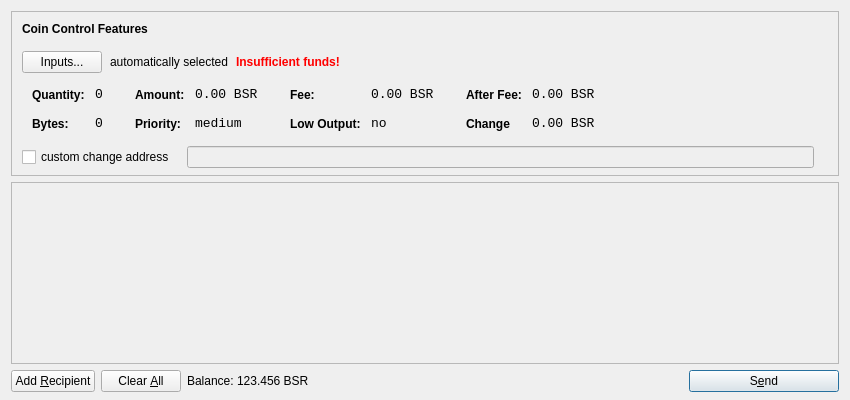
<?xml version="1.0" encoding="UTF-8"?>
<ui version="4.0">
 <class>SendCoinsDialog</class>
 <widget class="QDialog" name="SendCoinsDialog">
  <property name="geometry">
   <rect>
    <x>0</x>
    <y>0</y>
    <width>850</width>
    <height>400</height>
   </rect>
  </property>
  <property name="windowTitle">
   <string>Send Coins</string>
  </property>
  <layout class="QVBoxLayout" name="verticalLayout" stretch="0,1,0">
   <property name="bottomMargin">
    <number>8</number>
   </property>
   <item>
    <widget class="QFrame" name="frameCoinControl">
     <property name="sizePolicy">
      <sizepolicy hsizetype="Expanding" vsizetype="Expanding">
       <horstretch>0</horstretch>
       <verstretch>0</verstretch>
      </sizepolicy>
     </property>
     <property name="maximumSize">
      <size>
       <width>16777215</width>
       <height>16777215</height>
      </size>
     </property>
     <property name="frameShape">
      <enum>QFrame::StyledPanel</enum>
     </property>
     <property name="frameShadow">
      <enum>QFrame::Sunken</enum>
     </property>
     <layout class="QVBoxLayout" name="verticalLayoutCoinControl2">
      <property name="spacing">
       <number>-1</number>
      </property>
      <property name="leftMargin">
       <number>0</number>
      </property>
      <property name="topMargin">
       <number>0</number>
      </property>
      <property name="rightMargin">
       <number>0</number>
      </property>
      <property name="bottomMargin">
       <number>6</number>
      </property>
      <item>
       <layout class="QVBoxLayout" name="verticalLayoutCoinControl" stretch="0,0,0,0,1">
        <property name="spacing">
         <number>0</number>
        </property>
        <property name="leftMargin">
         <number>10</number>
        </property>
        <property name="topMargin">
         <number>10</number>
        </property>
        <item>
         <layout class="QHBoxLayout" name="horizontalLayoutCoinControl1">
          <property name="bottomMargin">
           <number>15</number>
          </property>
          <item>
           <widget class="QLabel" name="labelCoinControlFeatures">
            <property name="sizePolicy">
             <sizepolicy hsizetype="Preferred" vsizetype="Maximum">
              <horstretch>0</horstretch>
              <verstretch>0</verstretch>
             </sizepolicy>
            </property>
            <property name="font">
             <font>
              <weight>75</weight>
              <bold>true</bold>
             </font>
            </property>
            <property name="styleSheet">
             <string notr="true">font-weight:bold;</string>
            </property>
            <property name="text">
             <string>Coin Control Features</string>
            </property>
           </widget>
          </item>
         </layout>
        </item>
        <item>
         <layout class="QHBoxLayout" name="horizontalLayoutCoinControl2" stretch="0,0,0,0">
          <property name="spacing">
           <number>8</number>
          </property>
          <property name="bottomMargin">
           <number>10</number>
          </property>
          <item>
           <widget class="QPushButton" name="pushButtonCoinControl">
            <property name="styleSheet">
             <string notr="true"/>
            </property>
            <property name="text">
             <string>Inputs...</string>
            </property>
           </widget>
          </item>
          <item>
           <widget class="QLabel" name="labelCoinControlAutomaticallySelected">
            <property name="text">
             <string>automatically selected</string>
            </property>
            <property name="margin">
             <number>5</number>
            </property>
           </widget>
          </item>
          <item>
           <widget class="QLabel" name="labelCoinControlInsuffFunds">
            <property name="font">
             <font>
              <weight>75</weight>
              <bold>true</bold>
             </font>
            </property>
            <property name="styleSheet">
             <string notr="true">color:red;font-weight:bold;</string>
            </property>
            <property name="text">
             <string>Insufficient funds!</string>
            </property>
            <property name="margin">
             <number>5</number>
            </property>
           </widget>
          </item>
          <item>
           <spacer name="horizontalSpacerCoinControl">
            <property name="orientation">
             <enum>Qt::Horizontal</enum>
            </property>
            <property name="sizeHint" stdset="0">
             <size>
              <width>40</width>
              <height>1</height>
             </size>
            </property>
           </spacer>
          </item>
         </layout>
        </item>
        <item>
         <widget class="QWidget" name="widgetCoinControl" native="true">
          <property name="sizePolicy">
           <sizepolicy hsizetype="Preferred" vsizetype="Preferred">
            <horstretch>0</horstretch>
            <verstretch>0</verstretch>
           </sizepolicy>
          </property>
          <property name="minimumSize">
           <size>
            <width>0</width>
            <height>0</height>
           </size>
          </property>
          <property name="styleSheet">
           <string notr="true"/>
          </property>
          <layout class="QHBoxLayout" name="horizontalLayoutCoinControl5">
           <property name="margin">
            <number>0</number>
           </property>
           <item>
            <layout class="QHBoxLayout" name="horizontalLayoutCoinControl3" stretch="0,0,0,1">
             <property name="spacing">
              <number>20</number>
             </property>
             <property name="topMargin">
              <number>0</number>
             </property>
             <property name="bottomMargin">
              <number>10</number>
             </property>
             <item>
              <layout class="QFormLayout" name="formLayoutCoinControl1">
               <property name="horizontalSpacing">
                <number>10</number>
               </property>
               <property name="verticalSpacing">
                <number>14</number>
               </property>
               <property name="leftMargin">
                <number>10</number>
               </property>
               <property name="topMargin">
                <number>4</number>
               </property>
               <property name="rightMargin">
                <number>6</number>
               </property>
               <item row="0" column="0">
                <widget class="QLabel" name="labelCoinControlQuantityText">
                 <property name="styleSheet">
                  <string notr="true">font-weight:bold;</string>
                 </property>
                 <property name="text">
                  <string>Quantity:</string>
                 </property>
                 <property name="margin">
                  <number>0</number>
                 </property>
                </widget>
               </item>
               <item row="0" column="1">
                <widget class="QLabel" name="labelCoinControlQuantity">
                 <property name="font">
                  <font>
                   <family>Monospace</family>
                   <pointsize>10</pointsize>
                  </font>
                 </property>
                 <property name="cursor">
                  <cursorShape>IBeamCursor</cursorShape>
                 </property>
                 <property name="contextMenuPolicy">
                  <enum>Qt::ActionsContextMenu</enum>
                 </property>
                 <property name="text">
                  <string>0</string>
                 </property>
                 <property name="margin">
                  <number>0</number>
                 </property>
                 <property name="textInteractionFlags">
                  <set>Qt::LinksAccessibleByMouse|Qt::TextSelectableByKeyboard|Qt::TextSelectableByMouse</set>
                 </property>
                </widget>
               </item>
               <item row="1" column="0">
                <widget class="QLabel" name="labelCoinControlBytesText">
                 <property name="styleSheet">
                  <string notr="true">font-weight:bold;</string>
                 </property>
                 <property name="text">
                  <string>Bytes:</string>
                 </property>
                </widget>
               </item>
               <item row="1" column="1">
                <widget class="QLabel" name="labelCoinControlBytes">
                 <property name="font">
                  <font>
                   <family>Monospace</family>
                   <pointsize>10</pointsize>
                  </font>
                 </property>
                 <property name="cursor">
                  <cursorShape>IBeamCursor</cursorShape>
                 </property>
                 <property name="contextMenuPolicy">
                  <enum>Qt::ActionsContextMenu</enum>
                 </property>
                 <property name="text">
                  <string>0</string>
                 </property>
                 <property name="textInteractionFlags">
                  <set>Qt::LinksAccessibleByMouse|Qt::TextSelectableByKeyboard|Qt::TextSelectableByMouse</set>
                 </property>
                </widget>
               </item>
              </layout>
             </item>
             <item>
              <layout class="QFormLayout" name="formLayoutCoinControl2">
               <property name="horizontalSpacing">
                <number>10</number>
               </property>
               <property name="verticalSpacing">
                <number>14</number>
               </property>
               <property name="leftMargin">
                <number>6</number>
               </property>
               <property name="topMargin">
                <number>4</number>
               </property>
               <property name="rightMargin">
                <number>6</number>
               </property>
               <item row="0" column="0">
                <widget class="QLabel" name="labelCoinControlAmountText">
                 <property name="styleSheet">
                  <string notr="true">font-weight:bold;</string>
                 </property>
                 <property name="text">
                  <string>Amount:</string>
                 </property>
                 <property name="margin">
                  <number>0</number>
                 </property>
                </widget>
               </item>
               <item row="0" column="1">
                <widget class="QLabel" name="labelCoinControlAmount">
                 <property name="font">
                  <font>
                   <family>Monospace</family>
                   <pointsize>10</pointsize>
                  </font>
                 </property>
                 <property name="cursor">
                  <cursorShape>IBeamCursor</cursorShape>
                 </property>
                 <property name="contextMenuPolicy">
                  <enum>Qt::ActionsContextMenu</enum>
                 </property>
                 <property name="text">
                  <string>0.00 BSR</string>
                 </property>
                 <property name="textInteractionFlags">
                  <set>Qt::LinksAccessibleByMouse|Qt::TextSelectableByKeyboard|Qt::TextSelectableByMouse</set>
                 </property>
                </widget>
               </item>
               <item row="1" column="0">
                <widget class="QLabel" name="labelCoinControlPriorityText">
                 <property name="styleSheet">
                  <string notr="true">font-weight:bold;</string>
                 </property>
                 <property name="text">
                  <string>Priority:</string>
                 </property>
                </widget>
               </item>
               <item row="1" column="1">
                <widget class="QLabel" name="labelCoinControlPriority">
                 <property name="font">
                  <font>
                   <family>Monospace</family>
                   <pointsize>10</pointsize>
                  </font>
                 </property>
                 <property name="cursor">
                  <cursorShape>IBeamCursor</cursorShape>
                 </property>
                 <property name="contextMenuPolicy">
                  <enum>Qt::ActionsContextMenu</enum>
                 </property>
                 <property name="text">
                  <string>medium</string>
                 </property>
                 <property name="textInteractionFlags">
                  <set>Qt::LinksAccessibleByMouse|Qt::TextSelectableByKeyboard|Qt::TextSelectableByMouse</set>
                 </property>
                </widget>
               </item>
              </layout>
             </item>
             <item>
              <layout class="QFormLayout" name="formLayoutCoinControl3">
               <property name="horizontalSpacing">
                <number>10</number>
               </property>
               <property name="verticalSpacing">
                <number>14</number>
               </property>
               <property name="leftMargin">
                <number>6</number>
               </property>
               <property name="topMargin">
                <number>4</number>
               </property>
               <property name="rightMargin">
                <number>6</number>
               </property>
               <item row="0" column="0">
                <widget class="QLabel" name="labelCoinControlFeeText">
                 <property name="styleSheet">
                  <string notr="true">font-weight:bold;</string>
                 </property>
                 <property name="text">
                  <string>Fee:</string>
                 </property>
                 <property name="margin">
                  <number>0</number>
                 </property>
                </widget>
               </item>
               <item row="0" column="1">
                <widget class="QLabel" name="labelCoinControlFee">
                 <property name="font">
                  <font>
                   <family>Monospace</family>
                   <pointsize>10</pointsize>
                  </font>
                 </property>
                 <property name="cursor">
                  <cursorShape>IBeamCursor</cursorShape>
                 </property>
                 <property name="contextMenuPolicy">
                  <enum>Qt::ActionsContextMenu</enum>
                 </property>
                 <property name="text">
                  <string>0.00 BSR</string>
                 </property>
                 <property name="textInteractionFlags">
                  <set>Qt::LinksAccessibleByMouse|Qt::TextSelectableByKeyboard|Qt::TextSelectableByMouse</set>
                 </property>
                </widget>
               </item>
               <item row="1" column="0">
                <widget class="QLabel" name="labelCoinControlLowOutputText">
                 <property name="styleSheet">
                  <string notr="true">font-weight:bold;</string>
                 </property>
                 <property name="text">
                  <string>Low Output:</string>
                 </property>
                </widget>
               </item>
               <item row="1" column="1">
                <widget class="QLabel" name="labelCoinControlLowOutput">
                 <property name="font">
                  <font>
                   <family>Monospace</family>
                   <pointsize>10</pointsize>
                  </font>
                 </property>
                 <property name="cursor">
                  <cursorShape>IBeamCursor</cursorShape>
                 </property>
                 <property name="contextMenuPolicy">
                  <enum>Qt::ActionsContextMenu</enum>
                 </property>
                 <property name="text">
                  <string>no</string>
                 </property>
                 <property name="textInteractionFlags">
                  <set>Qt::LinksAccessibleByMouse|Qt::TextSelectableByKeyboard|Qt::TextSelectableByMouse</set>
                 </property>
                </widget>
               </item>
              </layout>
             </item>
             <item>
              <layout class="QFormLayout" name="formLayoutCoinControl4">
               <property name="horizontalSpacing">
                <number>10</number>
               </property>
               <property name="verticalSpacing">
                <number>14</number>
               </property>
               <property name="leftMargin">
                <number>6</number>
               </property>
               <property name="topMargin">
                <number>4</number>
               </property>
               <property name="rightMargin">
                <number>6</number>
               </property>
               <item row="0" column="0">
                <widget class="QLabel" name="labelCoinControlAfterFeeText">
                 <property name="styleSheet">
                  <string notr="true">font-weight:bold;</string>
                 </property>
                 <property name="text">
                  <string>After Fee:</string>
                 </property>
                 <property name="margin">
                  <number>0</number>
                 </property>
                </widget>
               </item>
               <item row="0" column="1">
                <widget class="QLabel" name="labelCoinControlAfterFee">
                 <property name="font">
                  <font>
                   <family>Monospace</family>
                   <pointsize>10</pointsize>
                  </font>
                 </property>
                 <property name="cursor">
                  <cursorShape>IBeamCursor</cursorShape>
                 </property>
                 <property name="contextMenuPolicy">
                  <enum>Qt::ActionsContextMenu</enum>
                 </property>
                 <property name="text">
                  <string>0.00 BSR</string>
                 </property>
                 <property name="textInteractionFlags">
                  <set>Qt::LinksAccessibleByMouse|Qt::TextSelectableByKeyboard|Qt::TextSelectableByMouse</set>
                 </property>
                </widget>
               </item>
               <item row="1" column="0">
                <widget class="QLabel" name="labelCoinControlChangeText">
                 <property name="styleSheet">
                  <string notr="true">font-weight:bold;</string>
                 </property>
                 <property name="text">
                  <string>Change</string>
                 </property>
                </widget>
               </item>
               <item row="1" column="1">
                <widget class="QLabel" name="labelCoinControlChange">
                 <property name="font">
                  <font>
                   <family>Monospace</family>
                   <pointsize>10</pointsize>
                  </font>
                 </property>
                 <property name="cursor">
                  <cursorShape>IBeamCursor</cursorShape>
                 </property>
                 <property name="contextMenuPolicy">
                  <enum>Qt::ActionsContextMenu</enum>
                 </property>
                 <property name="text">
                  <string>0.00 BSR</string>
                 </property>
                 <property name="textInteractionFlags">
                  <set>Qt::LinksAccessibleByMouse|Qt::TextSelectableByKeyboard|Qt::TextSelectableByMouse</set>
                 </property>
                </widget>
               </item>
              </layout>
             </item>
            </layout>
           </item>
          </layout>
         </widget>
        </item>
        <item>
         <layout class="QHBoxLayout" name="horizontalLayoutCoinControl4" stretch="0,0,0">
          <property name="spacing">
           <number>12</number>
          </property>
          <property name="sizeConstraint">
           <enum>QLayout::SetDefaultConstraint</enum>
          </property>
          <property name="topMargin">
           <number>5</number>
          </property>
          <property name="rightMargin">
           <number>5</number>
          </property>
          <item>
           <widget class="QCheckBox" name="checkBoxCoinControlChange">
            <property name="text">
             <string>custom change address</string>
            </property>
           </widget>
          </item>
          <item>
           <widget class="QLineEdit" name="lineEditCoinControlChange">
            <property name="enabled">
             <bool>false</bool>
            </property>
            <property name="sizePolicy">
             <sizepolicy hsizetype="Expanding" vsizetype="Fixed">
              <horstretch>0</horstretch>
              <verstretch>0</verstretch>
             </sizepolicy>
            </property>
           </widget>
          </item>
          <item>
           <widget class="QLabel" name="labelCoinControlChangeLabel">
            <property name="sizePolicy">
             <sizepolicy hsizetype="Preferred" vsizetype="Expanding">
              <horstretch>0</horstretch>
              <verstretch>0</verstretch>
             </sizepolicy>
            </property>
            <property name="minimumSize">
             <size>
              <width>0</width>
              <height>0</height>
             </size>
            </property>
            <property name="text">
             <string/>
            </property>
            <property name="margin">
             <number>3</number>
            </property>
           </widget>
          </item>
         </layout>
        </item>
        <item>
         <spacer name="verticalSpacerCoinControl">
          <property name="orientation">
           <enum>Qt::Vertical</enum>
          </property>
          <property name="sizeHint" stdset="0">
           <size>
            <width>800</width>
            <height>1</height>
           </size>
          </property>
         </spacer>
        </item>
       </layout>
      </item>
     </layout>
    </widget>
   </item>
   <item>
    <widget class="QScrollArea" name="scrollArea">
     <property name="widgetResizable">
      <bool>true</bool>
     </property>
     <widget class="QWidget" name="scrollAreaWidgetContents">
      <property name="geometry">
       <rect>
        <x>0</x>
        <y>0</y>
        <width>830</width>
        <height>165</height>
       </rect>
      </property>
      <layout class="QVBoxLayout" name="verticalLayout_2">
       <property name="margin">
        <number>0</number>
       </property>
       <item>
        <layout class="QVBoxLayout" name="entries">
         <property name="spacing">
          <number>6</number>
         </property>
        </layout>
       </item>
       <item>
        <spacer name="verticalSpacer">
         <property name="orientation">
          <enum>Qt::Vertical</enum>
         </property>
         <property name="sizeHint" stdset="0">
          <size>
           <width>20</width>
           <height>40</height>
          </size>
         </property>
        </spacer>
       </item>
      </layout>
     </widget>
    </widget>
   </item>
   <item>
    <layout class="QHBoxLayout" name="horizontalLayout">
     <item>
      <widget class="QPushButton" name="addButton">
       <property name="toolTip">
        <string>Send to multiple recipients at once</string>
       </property>
       <property name="text">
        <string>Add &amp;Recipient</string>
       </property>
       <property name="icon">
        <iconset resource="../bitcoin.qrc">
         <normaloff>:/icons/add</normaloff>:/icons/add</iconset>
       </property>
       <property name="autoDefault">
        <bool>false</bool>
       </property>
      </widget>
     </item>
     <item>
      <widget class="QPushButton" name="clearButton">
       <property name="sizePolicy">
        <sizepolicy hsizetype="Minimum" vsizetype="Fixed">
         <horstretch>0</horstretch>
         <verstretch>0</verstretch>
        </sizepolicy>
       </property>
       <property name="toolTip">
        <string>Remove all transaction fields</string>
       </property>
       <property name="text">
        <string>Clear &amp;All</string>
       </property>
       <property name="icon">
        <iconset resource="../bitcoin.qrc">
         <normaloff>:/icons/remove</normaloff>:/icons/remove</iconset>
       </property>
       <property name="autoRepeatDelay">
        <number>300</number>
       </property>
       <property name="autoDefault">
        <bool>false</bool>
       </property>
      </widget>
     </item>
     <item>
      <layout class="QHBoxLayout" name="horizontalLayout_2">
       <property name="spacing">
        <number>3</number>
       </property>
       <item>
        <widget class="QLabel" name="label">
         <property name="sizePolicy">
          <sizepolicy hsizetype="Preferred" vsizetype="Fixed">
           <horstretch>0</horstretch>
           <verstretch>0</verstretch>
          </sizepolicy>
         </property>
         <property name="text">
          <string>Balance:</string>
         </property>
        </widget>
       </item>
       <item>
        <widget class="QLabel" name="labelBalance">
         <property name="sizePolicy">
          <sizepolicy hsizetype="Preferred" vsizetype="Fixed">
           <horstretch>0</horstretch>
           <verstretch>0</verstretch>
          </sizepolicy>
         </property>
         <property name="cursor">
          <cursorShape>IBeamCursor</cursorShape>
         </property>
         <property name="text">
          <string>123.456 BSR</string>
         </property>
         <property name="textInteractionFlags">
          <set>Qt::LinksAccessibleByMouse|Qt::TextSelectableByKeyboard|Qt::TextSelectableByMouse</set>
         </property>
        </widget>
       </item>
      </layout>
     </item>
     <item>
      <spacer name="horizontalSpacer">
       <property name="orientation">
        <enum>Qt::Horizontal</enum>
       </property>
       <property name="sizeHint" stdset="0">
        <size>
         <width>40</width>
         <height>20</height>
        </size>
       </property>
      </spacer>
     </item>
     <item>
      <widget class="QPushButton" name="sendButton">
       <property name="minimumSize">
        <size>
         <width>150</width>
         <height>0</height>
        </size>
       </property>
       <property name="toolTip">
        <string>Confirm the send action</string>
       </property>
       <property name="text">
        <string>S&amp;end</string>
       </property>
       <property name="icon">
        <iconset resource="../bitcoin.qrc">
         <normaloff>:/icons/send</normaloff>:/icons/send</iconset>
       </property>
       <property name="default">
        <bool>true</bool>
       </property>
      </widget>
     </item>
    </layout>
   </item>
  </layout>
 </widget>
 <resources>
  <include location="../bitcoin.qrc"/>
 </resources>
 <connections/>
</ui>
